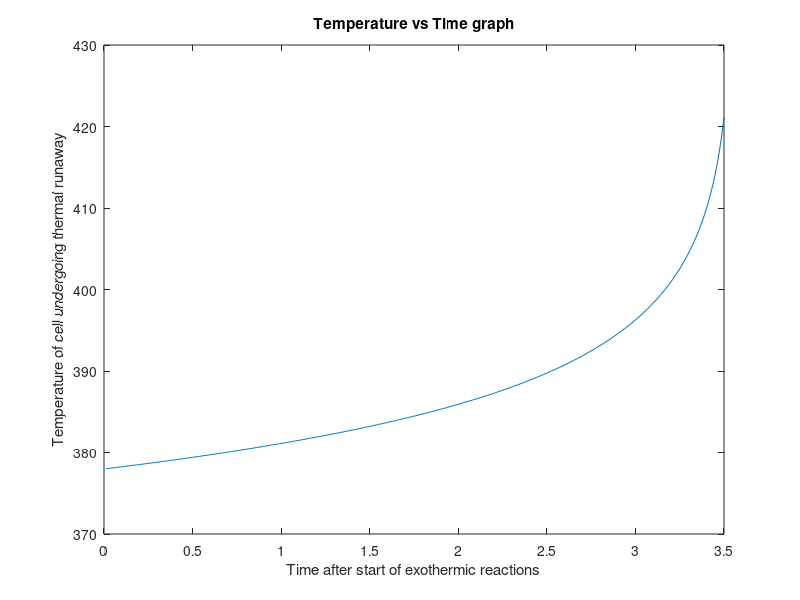
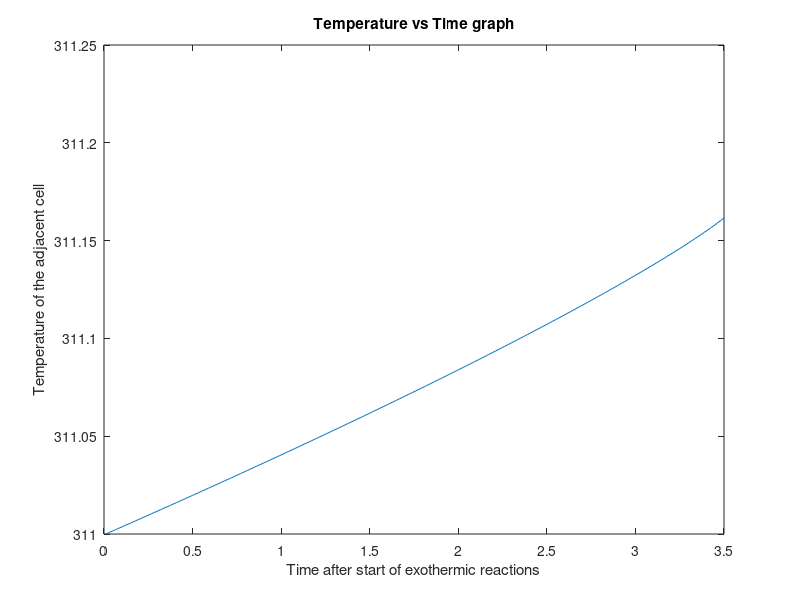

The MATLAB script that drew these images, in order:
close all
clc
m=50*10^(-3);
c=1188.952;
k=0.02;
a1=(2.57*10^5)*(1.667*10^15)*(1.39*10^3);
a2=(1.714*10^6)*(2.5*10^13)*(1.39*10^3);
a3=(3.14*10^5)*(6.667*10^13)*(1.3*10^3);
a4=(1.55*10^5)*(5.14*10^25)*(500);
e1=1.3508*10^5;
e2=1.3508*10^5;
e3= 1.396*10^5;
e4=2.74*10^5;
R=8.314;
T0=378;
dt=0.01;
t=3.5;
I=12;
r=0.038;
vol=pi*81*4225*10^(-9);
a=pi*(0.009)*(0.065);
sigma=5.6*10^(-8);
l=0.002;
T=zeros(t/dt,1);
S=T;
S(1)=311;
T(1)=T0;
X=zeros(t/dt,1);
for i=1:1:t/dt-1
 q=(a1*exp(-e1/(R*T(i))))+ (a2*exp(-e2/(R*T(i)))) +(a3*exp(-e3/(R*T(i)))) + (a4*exp(-e4/(R*T(i)))); 
 T(i+1)=T(i)+(dt/(m*c))*(((I^2)*r)+q*(vol)); 
S(i+1)=S(i)+(dt*a/(m*c))*(((k/l)*(T(i)-S(i)))+sigma*((T(i))^4-(S(i))^4));
%S(i+1)=S(i)+(dt*k*(pi*0.065*0.009)/(m*c*l))*(T(i)-S(i))+((dt*sigma*(pi*0.065*0.009)/(c*m))*(T(i)^4-S(i)^4));
 X(i)=i*dt;
end
X(t/dt)=t;
figure(1)
plot(X,T);
ylabel('Temperature of cell undergoing thermal runaway');
xlabel('Time after start of exothermic reactions');
title('Temperature vs Time graph');
figure(2)
plot(X,S);
ylabel('Temperature of the adjacent cell');
xlabel('Time after start of exothermic reactions');
title('Temperature vs Time graph');



 

 
 
  


    
    

    


